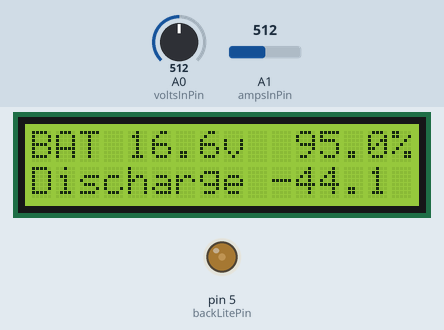
Bench run of a sketch on a simulated Arduino Uno, built with avr-gcc and run on an emulated ATmega328P. Shown: 16×2 character LCD, output pins drawn as LEDs (lit = HIGH). Inputs (shaded band) come from the test bench; at power-on: A0 (voltsInPin) = 512, A1 (ampsInPin) = 512. Pins used as bus, display or sensor lines are not drawn.

Above: at 1.6 s.
1.7 s: A0 (voltsInPin) set to 319
At 2.4 s:
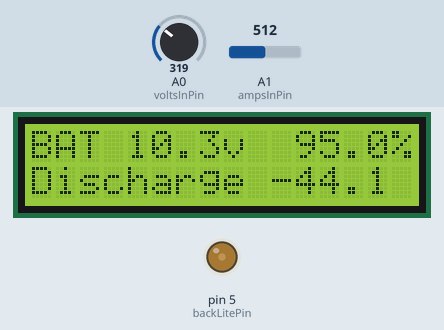
3.5 s: A0 (voltsInPin) set to 298
At 5.1 s:
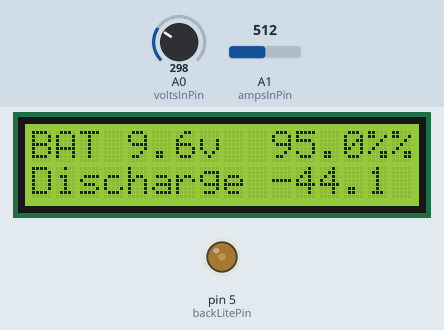
5.5 s: A1 (ampsInPin) set to 790
At 6.6 s:
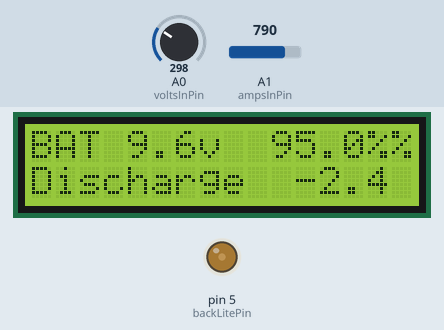
7.5 s: A1 (ampsInPin) set to 820
At 9.2 s:
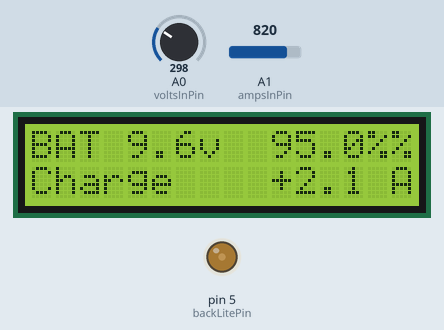
9.5 s: A0 (voltsInPin) set to 511
At 10.8 s:
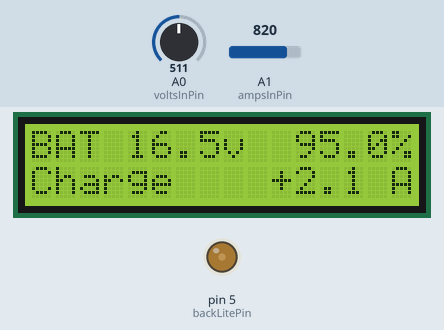
11.5 s: A0 (voltsInPin) set to 868
At 12.3 s:
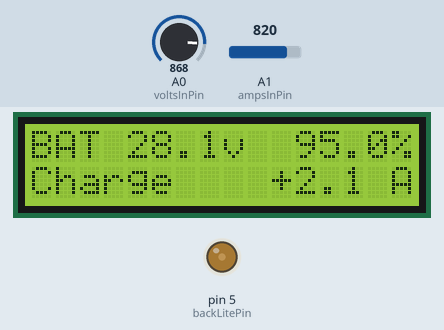
13.5 s: A0 (voltsInPin) set to 884
Timing chart, 0 to 16.5 s (numbered marks = the images above; inputs shaded):
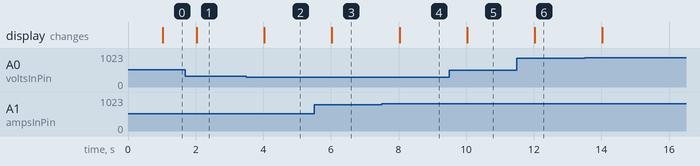

Measured:
- the behaviour switches between 308 and 307 on A0 (voltsInPin) (found by bisection; images 1 and 2)
- the behaviour switches between 805 and 806 on A1 (ampsInPin) (found by bisection; images 3 and 4)
- after the input at 1.7 s, the display: changes after 0.33 s (image 1)
- after the input at 3.5 s, the display: changes after 0.53 s (image 2)
- after the input at 5.5 s, the display: changes after 0.53 s (image 3)
- after the input at 7.5 s, the display: changes after 0.53 s (image 4)
- after the input at 9.5 s, the display: changes after 0.53 s (image 5)
- after the input at 11.5 s, the display: changes after 0.53 s (image 6)

The sketch:

Battery_Monitor__BEST_.ino
```cpp
#include <Metro.h>
#include <Streaming.h>
#include <LiquidCrystal.h>
/*
  Simple Solar Battery Monitor

  The circuit:
  Volts ( pin0) scaled input from 24vdc battery to max 5v for digitize
  Amps (pin1) input for hall effect current sensor 0 amps ~ 3.5v
  Output to 16x2 LCD display
  Metro Library for timing and Streaming for Serial output

  created Aug 2010 for Battery Monitor
  by Jerry Jeffress

*/
const int voltsInPin = 0;
const int ampsInPin = 1;
const int backLitePin = 5;
const int contrastPin = 6;
const float batterySize = 9.48;  //Battery capacity in KwHrs
const float chargeEff = 0.85;   //Approx Amount of power into a lead acid battery that is stored

Metro oneSecond = Metro(1000);  // Instantiate an one timer
int aSecond;
int blinkit;
int bStatus;  //Battery status, 0-6 states
float absorbCtr, chargeCtr, disChargeCtr, eqCtr;
float absorbTimeOut = 60 * 60 * 3.0; //3 hours in seconds
float eqTimeOut = 60 * 60 * 3.0; //3 Hours in seconds
float tenHours = 60 * 60 * 10.0;
float sec2Hr = 1.0 / (1000 * 3600.0); //Convert watt-sec to kwHrs
float volts, amps, power;
float  bCharge;  //This is power monitor variable total effective charge to and from the battery
float bLow;  //low battery value
// initialize the LCD library with the numbers of the interface pins
LiquidCrystal lcd(7, 8, 9, 10, 11, 12);

void setup() {
  Serial.begin(9600); // Start the Serial communication for debug mainly
  analogWrite(backLitePin, 64);  //LCD backlite 1/4 full 20.6 ma on battery pack
  analogWrite(contrastPin, 80); //Set LCD contrast
  aSecond = 0;
  blinkit = 0;
  bCharge = batterySize * 0.95; //init charge 95%  full battery
  absorbCtr = 0;
  eqCtr = 0;
  chargeCtr = 60 * 9;
  disChargeCtr = 0;
  bLow = 0.5;  //Low battery warning when hattery 50% charged
  bStatus = 7;//This a an error value must be updated in Calculate bStatus
  // set up the LCD's number of rows and columns:
  lcd.begin(16, 2);
};

void loop() {
  if (oneSecond.check() == 1) { // check if the metro has passed it's interval .
    //sample volt and amps from the battery
    sampleVoltsAmps();
    /* // Output serial time volts amps as to display
      Serial << aHour << _BYTE(58) << aMinute << _BYTE(58) <<
      aSecond << _BYTE(9) << volts << _BYTE(9) << amps << _BYTE(9) << bCharge << _BYTE(9) <<
      (batteryStatus
      ) << endl;
    */
    //Update LCD display each second
    calcPower();
    calcbStatus();
    newDay();

    if (aSecond % 6  < 3)
      displayStatus();
    else
      displayCtr();
    aSecond = aSecond++;
    if (aSecond >= 60)
      aSecond = 0;
    blinkit = blinkit++;
    if (blinkit > 1)
      blinkit = 0;
  }
}

void sampleVoltsAmps() {
  int voltSum = 0.0;
  float ampSum = 0.0;
  // loop 10 time over one 50hz cycle to smooth
  for (int i = 0; i < 10; i++) {
    volts = map(analogRead(voltsInPin), 0, 1023, 0, 3309);
    voltSum = voltSum + volts;
    amps = map(analogRead(ampsInPin), 0, 1023, -806, 217);
    ampSum = ampSum + amps;
    delay(2);
  }//end smooth loop
  //Get 10 sample average
  volts = voltSum / 1000.0; //Factor to scale to volts
  amps = ampSum * 0.015;  //Factor to scale to Amps
}

//Calc power
void calcPower() {
  power =  volts * amps;  //Units are watt-seconds
  if (power <= 0) {
    bCharge = bCharge + (power * sec2Hr);
  }
  else {
    bCharge = bCharge + (power * sec2Hr * chargeEff);
  }
}
//Calculate bStatus
void calcbStatus() {
  bStatus = 0; //This charge/discharge
  if (amps >= 0)
    chargeCtr = chargeCtr + 1;
  if (amps < 0) {
    disChargeCtr = disChargeCtr + 1;
  }

  //if(volts < 28.3)
  //absorbCtr = absorbCtr -1; //debug only commint
  if (absorbCtr < 0)
    absorbCtr = 0;
  if (volts > 28.3) {
    bStatus = 1;
    absorbCtr = absorbCtr + 1;
  }
  if (volts > 27.3 && absorbCtr > absorbTimeOut)
    bStatus = 2;
}
// New Day
void newDay() {
  if (disChargeCtr == tenHours) //10 hours
    chargeCtr = 0;
  if (chargeCtr > 60 * 10 && disChargeCtr > tenHours) {
    Serial << "Debug trap new day" << _BYTE(9) << disChargeCtr << endl;
    disChargeCtr = 0;
    absorbCtr = 0;
    eqCtr = 0;
    //Other saves for a New Day
  }

}
//update LCD Display
void displayStatus() {

  // Print volts to LCD.
  lcd.setCursor(0, 0);
  lcd.print("BAT ");
  lcd.print(volts, 1); //display volts to one decimal place
  lcd.print("v  ");
  // Print % full to display
  if (bCharge < batterySize) {
    lcd.print(100 * bCharge / batterySize, 1);
    lcd.print("%");
  }
  else {
    lcd.print("Full ");
    bCharge = batterySize;
  }
  //Print Battery Status to Display
  lcd.setCursor(0, 1);
  switch (bStatus) {
    case 0:
      if (amps >= 0)
        lcd.print("Charge   ");
      else
        lcd.print("Discharge ");
      break;
    case 1:
      lcd.print("Absorb   ");
      break;
    case 2:
      lcd.print("Float    ");
      break;
    default:
      lcd.print("Error    ");
  }
  if (bCharge < bCharge * bLow) { //Battery Low blink
    if (blinkit == 0)
      lcd.print("Low      ");
    else
      lcd.print("      Low");
  }
  if (volts > 29.2 && eqCtr < eqTimeOut) {
    lcd.setCursor(0, 1);
    lcd.print("Equalize ");
    eqCtr = eqCtr + 1;
  }
  //Print Amps to display right justified
  if (amps < 0) { //All negative
    if (amps < -9.9) {
      lcd.print(amps, 1);
    }
    else {
      lcd.print(" ");
      lcd.print(amps, 1);
    }
  }
  else { //all positive or zero
    if (amps > 9.9) {
      lcd.print("+");
      lcd.print(amps, 1);
    }
    else {
      lcd.print(" +");
      lcd.print(amps, 1);
    }
  }

  lcd.print(" A");
}

//Counter page
void displayCtr() {
  lcd.clear();
  lcd.print("Chr ");
  lcd.print(chargeCtr / 60, 0);
  lcd.print("  Dis ");
  lcd.print(disChargeCtr / 60, 0
           );
  lcd.setCursor(0, 1);
  lcd.print("Abs ");
  lcd.print(absorbCtr / 60, 0);
  lcd.print("   eq ");
  lcd.print(eqCtr / 60, 0);
}
```
